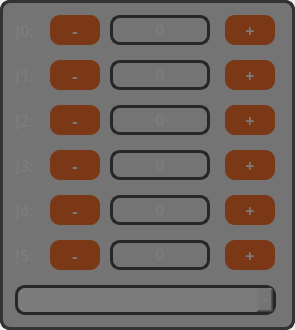
    <widget class="QFrame" name="frm_joint_control">
     <property name="geometry">
      <rect>
       <x>10</x>
       <y>45</y>
       <width>295</width>
       <height>330</height>
      </rect>
     </property>
     <property name="sizePolicy">
      <sizepolicy hsizetype="Preferred" vsizetype="Preferred">
       <horstretch>0</horstretch>
       <verstretch>0</verstretch>
      </sizepolicy>
     </property>
     <property name="styleSheet">
      <string notr="true">border-radius: 10px;
border: 3px solid #333333;</string>
     </property>
     <property name="frameShape">
      <enum>QFrame::NoFrame</enum>
     </property>
     <widget class="QPushButton" name="btn_j0_minus">
      <property name="geometry">
       <rect>
        <x>50</x>
        <y>15</y>
        <width>50</width>
        <height>30</height>
       </rect>
      </property>
      <property name="sizePolicy">
       <sizepolicy hsizetype="Fixed" vsizetype="Fixed">
        <horstretch>0</horstretch>
        <verstretch>0</verstretch>
       </sizepolicy>
      </property>
      <property name="font">
       <font>
        <family>JetBrains Mono</family>
        <pointsize>12</pointsize>
        <weight>75</weight>
        <bold>true</bold>
       </font>
      </property>
      <property name="styleSheet">
       <string notr="true">QPushButton {
	background-color: #FE5C0D;
	color: #FFFFFF;
	padding: 5px;
	border-radius: 10px;
	border: none;
}
QPushButton:hover{
	background-color: rgb(254, 81, 13);
    border: 2px solid rgb(254, 174, 13);
}</string>
      </property>
      <property name="text">
       <string>-</string>
      </property>
     </widget>
     <widget class="QPushButton" name="btn_j0_plus">
      <property name="geometry">
       <rect>
        <x>225</x>
        <y>15</y>
        <width>50</width>
        <height>30</height>
       </rect>
      </property>
      <property name="sizePolicy">
       <sizepolicy hsizetype="Fixed" vsizetype="Fixed">
        <horstretch>0</horstretch>
        <verstretch>0</verstretch>
       </sizepolicy>
      </property>
      <property name="font">
       <font>
        <family>JetBrains Mono</family>
        <pointsize>12</pointsize>
        <weight>75</weight>
        <bold>true</bold>
       </font>
      </property>
      <property name="styleSheet">
       <string notr="true">QPushButton {
	background-color: #FE5C0D;
	color: #FFFFFF;
	padding: 5px;
	border-radius: 10px;
	border: none;
}
QPushButton:hover{
	background-color: rgb(254, 81, 13);
    border: 2px solid rgb(254, 174, 13);
}</string>
      </property>
      <property name="text">
       <string>+</string>
      </property>
     </widget>
     <widget class="QLabel" name="lbl_j0">
      <property name="geometry">
       <rect>
        <x>15</x>
        <y>20</y>
        <width>31</width>
        <height>20</height>
       </rect>
      </property>
      <property name="font">
       <font>
        <family>JetBrains Mono</family>
        <pointsize>12</pointsize>
        <weight>75</weight>
        <bold>true</bold>
       </font>
      </property>
      <property name="styleSheet">
       <string notr="true">border: none;
color: #fff;
</string>
      </property>
      <property name="text">
       <string>J0:</string>
      </property>
     </widget>
     <widget class="QPushButton" name="btn_j1_plus">
      <property name="geometry">
       <rect>
        <x>225</x>
        <y>60</y>
        <width>50</width>
        <height>30</height>
       </rect>
      </property>
      <property name="sizePolicy">
       <sizepolicy hsizetype="Fixed" vsizetype="Fixed">
        <horstretch>0</horstretch>
        <verstretch>0</verstretch>
       </sizepolicy>
      </property>
      <property name="font">
       <font>
        <family>JetBrains Mono</family>
        <pointsize>12</pointsize>
        <weight>75</weight>
        <bold>true</bold>
       </font>
      </property>
      <property name="styleSheet">
       <string notr="true">QPushButton {
	background-color: #FE5C0D;
	color: #FFFFFF;
	padding: 5px;
	border-radius: 10px;
	border: none;
}
QPushButton:hover{
	background-color: rgb(254, 81, 13);
    border: 2px solid rgb(254, 174, 13);
}</string>
      </property>
      <property name="text">
       <string>+</string>
      </property>
     </widget>
     <widget class="QLabel" name="lbl_j1">
      <property name="geometry">
       <rect>
        <x>15</x>
        <y>65</y>
        <width>31</width>
        <height>20</height>
       </rect>
      </property>
      <property name="font">
       <font>
        <family>JetBrains Mono</family>
        <pointsize>12</pointsize>
        <weight>75</weight>
        <bold>true</bold>
       </font>
      </property>
      <property name="styleSheet">
       <string notr="true">border: none;
color: #fff;
</string>
      </property>
      <property name="text">
       <string>J1:</string>
      </property>
     </widget>
     <widget class="QPushButton" name="btn_j1_minus">
      <property name="geometry">
       <rect>
        <x>50</x>
        <y>60</y>
        <width>50</width>
        <height>30</height>
       </rect>
      </property>
      <property name="sizePolicy">
       <sizepolicy hsizetype="Fixed" vsizetype="Fixed">
        <horstretch>0</horstretch>
        <verstretch>0</verstretch>
       </sizepolicy>
      </property>
      <property name="font">
       <font>
        <family>JetBrains Mono</family>
        <pointsize>12</pointsize>
        <weight>75</weight>
        <bold>true</bold>
       </font>
      </property>
      <property name="styleSheet">
       <string notr="true">QPushButton {
	background-color: #FE5C0D;
	color: #FFFFFF;
	padding: 5px;
	border-radius: 10px;
	border: none;
}
QPushButton:hover{
	background-color: rgb(254, 81, 13);
    border: 2px solid rgb(254, 174, 13);
}</string>
      </property>
      <property name="text">
       <string>-</string>
      </property>
     </widget>
     <widget class="QPushButton" name="btn_j2_minus">
      <property name="geometry">
       <rect>
        <x>50</x>
        <y>105</y>
        <width>50</width>
        <height>30</height>
       </rect>
      </property>
      <property name="sizePolicy">
       <sizepolicy hsizetype="Fixed" vsizetype="Fixed">
        <horstretch>0</horstretch>
        <verstretch>0</verstretch>
       </sizepolicy>
      </property>
      <property name="font">
       <font>
        <family>JetBrains Mono</family>
        <pointsize>12</pointsize>
        <weight>75</weight>
        <bold>true</bold>
       </font>
      </property>
      <property name="styleSheet">
       <string notr="true">QPushButton {
	background-color: #FE5C0D;
	color: #FFFFFF;
	padding: 5px;
	border-radius: 10px;
	border: none;
}
QPushButton:hover{
	background-color: rgb(254, 81, 13);
    border: 2px solid rgb(254, 174, 13);
}</string>
      </property>
      <property name="text">
       <string>-</string>
      </property>
     </widget>
     <widget class="QPushButton" name="btn_j2_plus">
      <property name="geometry">
       <rect>
        <x>225</x>
        <y>105</y>
        <width>50</width>
        <height>30</height>
       </rect>
      </property>
      <property name="sizePolicy">
       <sizepolicy hsizetype="Fixed" vsizetype="Fixed">
        <horstretch>0</horstretch>
        <verstretch>0</verstretch>
       </sizepolicy>
      </property>
      <property name="font">
       <font>
        <family>JetBrains Mono</family>
        <pointsize>12</pointsize>
        <weight>75</weight>
        <bold>true</bold>
       </font>
      </property>
      <property name="styleSheet">
       <string notr="true">QPushButton {
	background-color: #FE5C0D;
	color: #FFFFFF;
	padding: 5px;
	border-radius: 10px;
	border: none;
}
QPushButton:hover{
	background-color: rgb(254, 81, 13);
    border: 2px solid rgb(254, 174, 13);
}</string>
      </property>
      <property name="text">
       <string>+</string>
      </property>
     </widget>
     <widget class="QLabel" name="lbl_j2">
      <property name="geometry">
       <rect>
        <x>15</x>
        <y>110</y>
        <width>31</width>
        <height>20</height>
       </rect>
      </property>
      <property name="font">
       <font>
        <family>JetBrains Mono</family>
        <pointsize>12</pointsize>
        <weight>75</weight>
        <bold>true</bold>
       </font>
      </property>
      <property name="styleSheet">
       <string notr="true">border: none;
color: #fff;
</string>
      </property>
      <property name="text">
       <string>J2:</string>
      </property>
     </widget>
     <widget class="QPushButton" name="btn_j3_minus">
      <property name="geometry">
       <rect>
        <x>50</x>
        <y>150</y>
        <width>50</width>
        <height>30</height>
       </rect>
      </property>
      <property name="sizePolicy">
       <sizepolicy hsizetype="Fixed" vsizetype="Fixed">
        <horstretch>0</horstretch>
        <verstretch>0</verstretch>
       </sizepolicy>
      </property>
      <property name="font">
       <font>
        <family>JetBrains Mono</family>
        <pointsize>12</pointsize>
        <weight>75</weight>
        <bold>true</bold>
       </font>
      </property>
      <property name="styleSheet">
       <string notr="true">QPushButton {
	background-color: #FE5C0D;
	color: #FFFFFF;
	padding: 5px;
	border-radius: 10px;
	border: none;
}
QPushButton:hover{
	background-color: rgb(254, 81, 13);
    border: 2px solid rgb(254, 174, 13);
}</string>
      </property>
      <property name="text">
       <string>-</string>
      </property>
     </widget>
     <widget class="QPushButton" name="btn_j3_plus">
      <property name="geometry">
       <rect>
        <x>225</x>
        <y>150</y>
        <width>50</width>
        <height>30</height>
       </rect>
      </property>
      <property name="sizePolicy">
       <sizepolicy hsizetype="Fixed" vsizetype="Fixed">
        <horstretch>0</horstretch>
        <verstretch>0</verstretch>
       </sizepolicy>
      </property>
      <property name="font">
       <font>
        <family>JetBrains Mono</family>
        <pointsize>12</pointsize>
        <weight>75</weight>
        <bold>true</bold>
       </font>
      </property>
      <property name="styleSheet">
       <string notr="true">QPushButton {
	background-color: #FE5C0D;
	color: #FFFFFF;
	padding: 5px;
	border-radius: 10px;
	border: none;
}
QPushButton:hover{
	background-color: rgb(254, 81, 13);
    border: 2px solid rgb(254, 174, 13);
}</string>
      </property>
      <property name="text">
       <string>+</string>
      </property>
     </widget>
     <widget class="QLabel" name="lbl_j3">
      <property name="geometry">
       <rect>
        <x>15</x>
        <y>155</y>
        <width>31</width>
        <height>20</height>
       </rect>
      </property>
      <property name="font">
       <font>
        <family>JetBrains Mono</family>
        <pointsize>12</pointsize>
        <weight>75</weight>
        <bold>true</bold>
       </font>
      </property>
      <property name="styleSheet">
       <string notr="true">border: none;
color: #fff;
</string>
      </property>
      <property name="text">
       <string>J3:</string>
      </property>
     </widget>
     <widget class="QPushButton" name="btn_j4_minus">
      <property name="geometry">
       <rect>
        <x>50</x>
        <y>195</y>
        <width>50</width>
        <height>30</height>
       </rect>
      </property>
      <property name="sizePolicy">
       <sizepolicy hsizetype="Fixed" vsizetype="Fixed">
        <horstretch>0</horstretch>
        <verstretch>0</verstretch>
       </sizepolicy>
      </property>
      <property name="font">
       <font>
        <family>JetBrains Mono</family>
        <pointsize>12</pointsize>
        <weight>75</weight>
        <bold>true</bold>
       </font>
      </property>
      <property name="styleSheet">
       <string notr="true">QPushButton {
	background-color: #FE5C0D;
	color: #FFFFFF;
	padding: 5px;
	border-radius: 10px;
	border: none;
}
QPushButton:hover{
	background-color: rgb(254, 81, 13);
    border: 2px solid rgb(254, 174, 13);
}</string>
      </property>
      <property name="text">
       <string>-</string>
      </property>
     </widget>
     <widget class="QPushButton" name="btn_j4_plus">
      <property name="geometry">
       <rect>
        <x>225</x>
        <y>195</y>
        <width>50</width>
        <height>30</height>
       </rect>
      </property>
      <property name="sizePolicy">
       <sizepolicy hsizetype="Fixed" vsizetype="Fixed">
        <horstretch>0</horstretch>
        <verstretch>0</verstretch>
       </sizepolicy>
      </property>
      <property name="font">
       <font>
        <family>JetBrains Mono</family>
        <pointsize>12</pointsize>
        <weight>75</weight>
        <bold>true</bold>
       </font>
      </property>
      <property name="styleSheet">
       <string notr="true">QPushButton {
	background-color: #FE5C0D;
	color: #FFFFFF;
	padding: 5px;
	border-radius: 10px;
	border: none;
}
QPushButton:hover{
	background-color: rgb(254, 81, 13);
    border: 2px solid rgb(254, 174, 13);
}</string>
      </property>
      <property name="text">
       <string>+</string>
      </property>
     </widget>
     <widget class="QLabel" name="lbl_j4">
      <property name="geometry">
       <rect>
        <x>15</x>
        <y>200</y>
        <width>31</width>
        <height>20</height>
       </rect>
      </property>
      <property name="font">
       <font>
        <family>JetBrains Mono</family>
        <pointsize>12</pointsize>
        <weight>75</weight>
        <bold>true</bold>
       </font>
      </property>
      <property name="styleSheet">
       <string notr="true">border: none;
color: #fff;
</string>
      </property>
      <property name="text">
       <string>J4:</string>
      </property>
     </widget>
     <widget class="QPushButton" name="btn_j5_minus">
      <property name="geometry">
       <rect>
        <x>50</x>
        <y>240</y>
        <width>50</width>
        <height>30</height>
       </rect>
      </property>
      <property name="sizePolicy">
       <sizepolicy hsizetype="Fixed" vsizetype="Fixed">
        <horstretch>0</horstretch>
        <verstretch>0</verstretch>
       </sizepolicy>
      </property>
      <property name="font">
       <font>
        <family>JetBrains Mono</family>
        <pointsize>12</pointsize>
        <weight>75</weight>
        <bold>true</bold>
       </font>
      </property>
      <property name="styleSheet">
       <string notr="true">QPushButton {
	background-color: #FE5C0D;
	color: #FFFFFF;
	padding: 5px;
	border-radius: 10px;
	border: none;
}
QPushButton:hover{
	background-color: rgb(254, 81, 13);
    border: 2px solid rgb(254, 174, 13);
}</string>
      </property>
      <property name="text">
       <string>-</string>
      </property>
     </widget>
     <widget class="QPushButton" name="btn_j5_plus">
      <property name="geometry">
       <rect>
        <x>225</x>
        <y>240</y>
        <width>50</width>
        <height>30</height>
       </rect>
      </property>
      <property name="sizePolicy">
       <sizepolicy hsizetype="Fixed" vsizetype="Fixed">
        <horstretch>0</horstretch>
        <verstretch>0</verstretch>
       </sizepolicy>
      </property>
      <property name="font">
       <font>
        <family>JetBrains Mono</family>
        <pointsize>12</pointsize>
        <weight>75</weight>
        <bold>true</bold>
       </font>
      </property>
      <property name="styleSheet">
       <string notr="true">QPushButton {
	background-color: #FE5C0D;
	color: #FFFFFF;
	padding: 5px;
	border-radius: 10px;
	border: none;
}
QPushButton:hover{
	background-color: rgb(254, 81, 13);
    border: 2px solid rgb(254, 174, 13);
}</string>
      </property>
      <property name="text">
       <string>+</string>
      </property>
     </widget>
     <widget class="QLabel" name="lbl_j5">
      <property name="geometry">
       <rect>
        <x>15</x>
        <y>245</y>
        <width>31</width>
        <height>20</height>
       </rect>
      </property>
      <property name="font">
       <font>
        <family>JetBrains Mono</family>
        <pointsize>12</pointsize>
        <weight>75</weight>
        <bold>true</bold>
       </font>
      </property>
      <property name="styleSheet">
       <string notr="true">border: none;
color: #fff;
</string>
      </property>
      <property name="text">
       <string>J5:</string>
      </property>
     </widget>
     <widget class="QComboBox" name="combo_joint_mode">
      <property name="geometry">
       <rect>
        <x>15</x>
        <y>285</y>
        <width>261</width>
        <height>30</height>
       </rect>
      </property>
      <property name="font">
       <font>
        <family>JetBrains Mono</family>
        <pointsize>12</pointsize>
        <weight>75</weight>
        <bold>true</bold>
       </font>
      </property>
      <property name="toolTip">
       <string>&lt;html&gt;&lt;head/&gt;&lt;body&gt;&lt;p&gt;&lt;span style=&quot; font-size:8pt; font-weight:400; color:#ffffff;&quot;&gt;Select jog increment&lt;/span&gt;&lt;/p&gt;&lt;/body&gt;&lt;/html&gt;</string>
      </property>
      <property name="styleSheet">
       <string notr="true">QComboBox {
	border: 3px solid #333333;
	color: #fff;
}</string>
      </property>
      <item>
       <property name="text">
        <string>Continuous</string>
       </property>
      </item>
      <item>
       <property name="text">
        <string>0.1000</string>
       </property>
      </item>
      <item>
       <property name="text">
        <string>0.0100</string>
       </property>
      </item>
      <item>
       <property name="text">
        <string>0.0010</string>
       </property>
      </item>
      <item>
       <property name="text">
        <string>0.0001</string>
       </property>
      </item>
     </widget>
     <widget class="QFrame" name="joint_control_overlay">
      <property name="geometry">
       <rect>
        <x>0</x>
        <y>0</y>
        <width>295</width>
        <height>330</height>
       </rect>
      </property>
      <property name="styleSheet">
       <string notr="true">background-color: rgba(30, 30, 30, 150);
border-radius: 10px;
border: 3px solid #333333;</string>
      </property>
      <property name="frameShape">
       <enum>QFrame::StyledPanel</enum>
      </property>
      <property name="frameShadow">
       <enum>QFrame::Raised</enum>
      </property>
     </widget>
     <widget class="QLabel" name="txt_j0_pos">
      <property name="geometry">
       <rect>
        <x>110</x>
        <y>15</y>
        <width>100</width>
        <height>30</height>
       </rect>
      </property>
      <property name="font">
       <font>
        <family>JetBrains Mono</family>
        <pointsize>12</pointsize>
        <weight>75</weight>
        <bold>true</bold>
       </font>
      </property>
      <property name="styleSheet">
       <string notr="true">border-radius: 10px;
color: #fff;
qproperty-alignment: 'AlignHCenter';
border: 3px solid #333333;
</string>
      </property>
      <property name="text">
       <string>0</string>
      </property>
      <property name="alignment">
       <set>Qt::AlignHCenter</set>
      </property>
     </widget>
     <widget class="QLabel" name="txt_j1_pos">
      <property name="geometry">
       <rect>
        <x>110</x>
        <y>60</y>
        <width>100</width>
        <height>30</height>
       </rect>
      </property>
      <property name="font">
       <font>
        <family>JetBrains Mono</family>
        <pointsize>12</pointsize>
        <weight>75</weight>
        <bold>true</bold>
       </font>
      </property>
      <property name="styleSheet">
       <string notr="true">border-radius: 10px;
color: #fff;
qproperty-alignment: 'AlignHCenter';
border: 3px solid #333333;
</string>
      </property>
      <property name="text">
       <string>0</string>
      </property>
      <property name="alignment">
       <set>Qt::AlignHCenter</set>
      </property>
     </widget>
     <widget class="QLabel" name="txt_j2_pos">
      <property name="geometry">
       <rect>
        <x>110</x>
        <y>105</y>
        <width>100</width>
        <height>30</height>
       </rect>
      </property>
      <property name="font">
       <font>
        <family>JetBrains Mono</family>
        <pointsize>12</pointsize>
        <weight>75</weight>
        <bold>true</bold>
       </font>
      </property>
      <property name="styleSheet">
       <string notr="true">border-radius: 10px;
color: #fff;
qproperty-alignment: 'AlignHCenter';
border: 3px solid #333333;
</string>
      </property>
      <property name="text">
       <string>0</string>
      </property>
      <property name="alignment">
       <set>Qt::AlignHCenter</set>
      </property>
     </widget>
     <widget class="QLabel" name="txt_j3_pos">
      <property name="geometry">
       <rect>
        <x>110</x>
        <y>150</y>
        <width>100</width>
        <height>30</height>
       </rect>
      </property>
      <property name="font">
       <font>
        <family>JetBrains Mono</family>
        <pointsize>12</pointsize>
        <weight>75</weight>
        <bold>true</bold>
       </font>
      </property>
      <property name="styleSheet">
       <string notr="true">border-radius: 10px;
color: #fff;
qproperty-alignment: 'AlignHCenter';
border: 3px solid #333333;
</string>
      </property>
      <property name="text">
       <string>0</string>
      </property>
      <property name="alignment">
       <set>Qt::AlignHCenter</set>
      </property>
     </widget>
     <widget class="QLabel" name="txt_j4_pos">
      <property name="geometry">
       <rect>
        <x>110</x>
        <y>195</y>
        <width>100</width>
        <height>30</height>
       </rect>
      </property>
      <property name="font">
       <font>
        <family>JetBrains Mono</family>
        <pointsize>12</pointsize>
        <weight>75</weight>
        <bold>true</bold>
       </font>
      </property>
      <property name="styleSheet">
       <string notr="true">border-radius: 10px;
color: #fff;
qproperty-alignment: 'AlignHCenter';
border: 3px solid #333333;
</string>
      </property>
      <property name="text">
       <string>0</string>
      </property>
      <property name="alignment">
       <set>Qt::AlignHCenter</set>
      </property>
     </widget>
     <widget class="QLabel" name="txt_j5_pos">
      <property name="geometry">
       <rect>
        <x>110</x>
        <y>240</y>
        <width>100</width>
        <height>30</height>
       </rect>
      </property>
      <property name="font">
       <font>
        <family>JetBrains Mono</family>
        <pointsize>12</pointsize>
        <weight>75</weight>
        <bold>true</bold>
       </font>
      </property>
      <property name="styleSheet">
       <string notr="true">border-radius: 10px;
color: #fff;
qproperty-alignment: 'AlignHCenter';
border: 3px solid #333333;
</string>
      </property>
      <property name="text">
       <string>0</string>
      </property>
      <property name="alignment">
       <set>Qt::AlignHCenter</set>
      </property>
     </widget>
     <zorder>btn_j0_minus</zorder>
     <zorder>btn_j0_plus</zorder>
     <zorder>lbl_j0</zorder>
     <zorder>btn_j1_plus</zorder>
     <zorder>lbl_j1</zorder>
     <zorder>btn_j1_minus</zorder>
     <zorder>btn_j2_minus</zorder>
     <zorder>btn_j2_plus</zorder>
     <zorder>lbl_j2</zorder>
     <zorder>btn_j3_minus</zorder>
     <zorder>btn_j3_plus</zorder>
     <zorder>lbl_j3</zorder>
     <zorder>btn_j4_minus</zorder>
     <zorder>btn_j4_plus</zorder>
     <zorder>lbl_j4</zorder>
     <zorder>btn_j5_minus</zorder>
     <zorder>btn_j5_plus</zorder>
     <zorder>lbl_j5</zorder>
     <zorder>combo_joint_mode</zorder>
     <zorder>txt_j0_pos</zorder>
     <zorder>txt_j1_pos</zorder>
     <zorder>txt_j2_pos</zorder>
     <zorder>txt_j3_pos</zorder>
     <zorder>txt_j4_pos</zorder>
     <zorder>txt_j5_pos</zorder>
     <zorder>joint_control_overlay</zorder>
    </widget>
